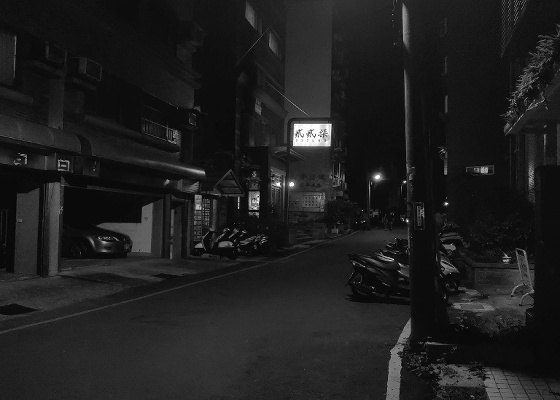
#> input picture 2021S - Digital Image Processing/hw1/hw1_sample_images/sample3.jpg, 560 x 400 px
$ python problem2_hist_equ.py
#> lines starting #> are read from the running program, lines starting #| are printed output that depends on the picture
import cv2
import numpy as np
import matplotlib.pyplot as plt
import random

class pixel:
    def __init__(self, y = 0, x = 0):
        self.y = y
        self.x = x

image = cv2.imread('hw1_sample_images/sample3.jpg', 0)
#> image is the input picture: shape (400, 560); min 0, max 255, mean 30.8
avg = len(image)*len(image[0])/256
#> avg = 875

hist = {}
for i in range(256):
    hist[i] = []

for y in range(len(image)):
    for x in range(len(image[0])):
        hist[image[y][x]].append(pixel(y,x))
#> this loop made 400 passes

output = image.copy()
pointer = 0
for i in range(256):
    while len(hist[i]) < avg :
        if len(hist[pointer]) <=avg or pointer == i:
            pointer +=1
        change_p = hist[pointer].pop(random.randrange(len(hist[pointer])))
        #change_p = hist[pointer].pop(1)
        output[change_p.y][change_p.x] = i
        hist[i].append(change_p)
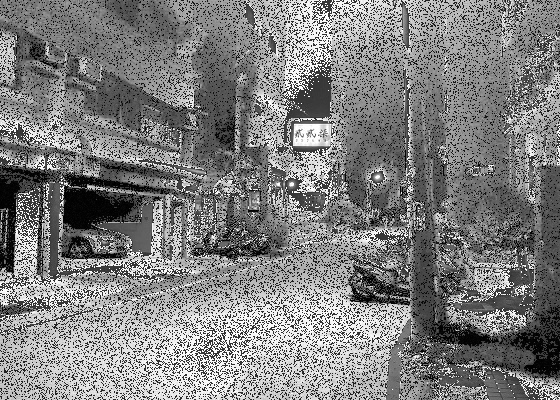
#> output: shape (400, 560); min 0, max 255, mean 127.5
cv2.imwrite('5_result.jpg', output)

plt.hist(output.ravel(), 256, [0,256])
plt.show()
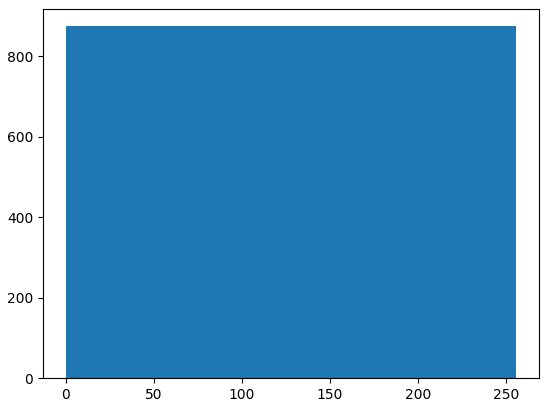
#> figure drawn by matplotlib, 1 panel

$ run again, with 2021S - Digital Image Processing/hw1/hw1_sample_images/sample4.jpg copied over 2021S - Digital Image Processing/hw1/hw1_sample_images/sample3.jpg
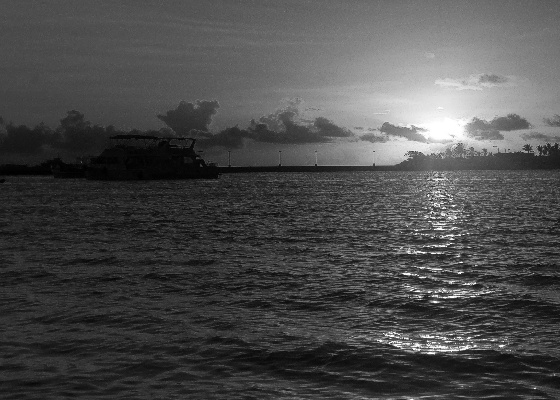
#> input picture 2021S - Digital Image Processing/hw1/hw1_sample_images/sample4.jpg, 560 x 400 px
#> image is the input picture: shape (400, 560); min 0, max 255, mean 75.4
#> avg = 875
#> the loop `for y in range(len(image)):` made 400 passes
#> after the loop `for i in range(256):`:
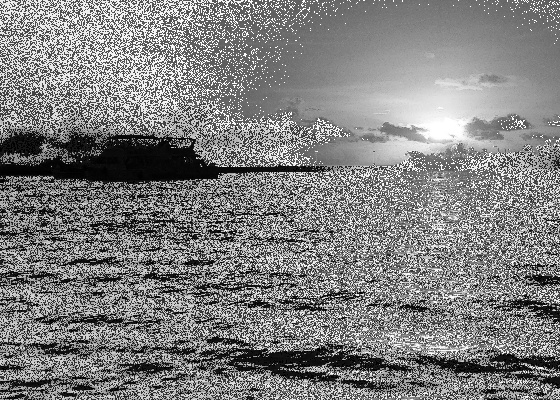
#> output: shape (400, 560); min 0, max 255, mean 127.5
#> `plt.show()`:
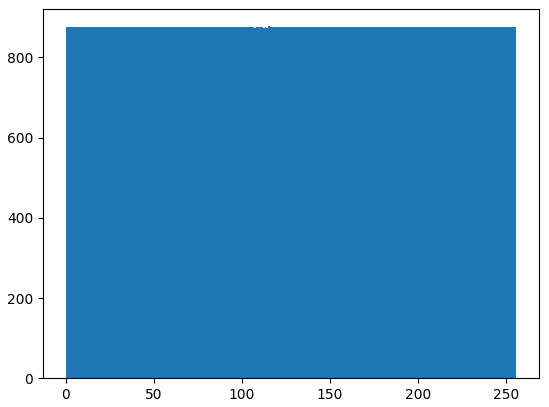
#> figure drawn by matplotlib, 1 panel; tallest bar 878 high, from x = 115 to 116
